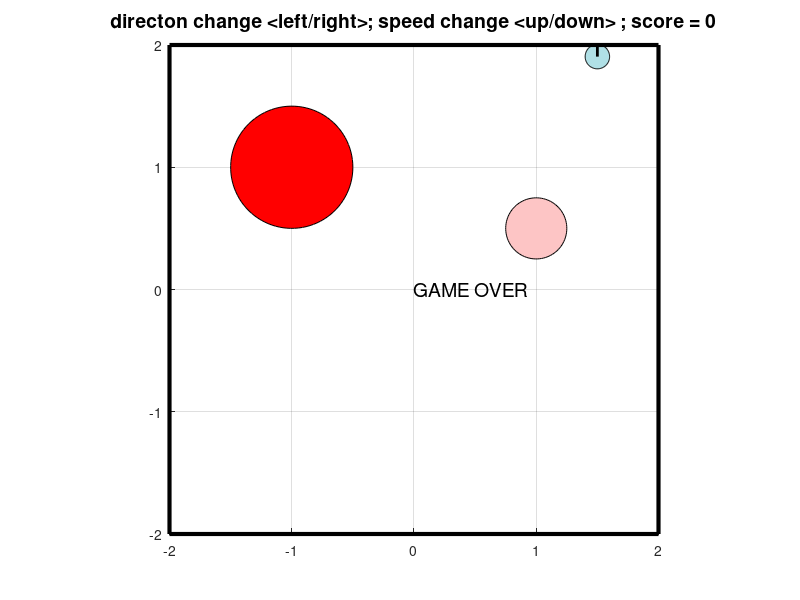

Write the MATLAB code that produced this figure.
function car_game
%Modified the pong code by David Buckingham
%https://www.mathworks.com/matlabcentral/fileexchange/31177-dave-s-matlab-pong

%%%%%% main part of the code %%%
global game_over

close all
initData  %first function, initialize the data variables
initFigure %second function, initialize the figure
while ~game_over %runs till game_over = 1
    moveCar; %second function, compute car movement including collision detection
    refreshPlot; %fourth function, refresh plot based on moveCar
end

%%%%%%%%%%%%%%%%%%%%%%%%%%%%%%%%%%%%%%%%%%%%%%%%%%%%
function initData %first function, initialize the data variables
%%%%%%%%%%%%%%%%%%%%%%%%%%%%%%%%%%%%%%%%%%%%%%%%%%%%
global WALL_X_MIN WALL_X_MAX WALL_Y_MIN WALL_Y_MAX
global SPEED_MAX SPEED_MIN
global DIRECTION_MAX DIRECTION_MIN
global speed direction x y theta
global game_over level
global DT DELAY
global SPEED_INIT DIRECTION_INIT
global R r b
global obstacle_R1 obstacle_x1 obstacle_y1 %one obstacle
global obstacle_R2 obstacle_x2 obstacle_y2 %one obstacle
global obstacle1_visited
global clock_time

[clock_time tf] = clock;
obstacle1_visited = 0;
level = 0;
game_over = 0;
WALL_X_MIN = -2;
WALL_X_MAX = 2;
WALL_Y_MIN = -2;
WALL_Y_MAX = 2;

DIRECTION_MAX =  1.0;
DIRECTION_MIN = -1.0;
SPEED_MAX = 35;
SPEED_MIN = -35;

DT = 0.1; 
DELAY = 0.001;
SPEED_INIT = SPEED_MAX; 
DIRECTION_INIT = 0; 

%%%%%% initialize car settings %%%%%%
speed = 30;
direction = 0;
x = 1.5; 
y = -1.5; 
theta = pi/2;

%%%%%% initialize obstacle settings %%%%%%
obstacle_R1 = 0.25;
obstacle_x1 = 1;
obstacle_y1 = 0.5;

obstacle_R2 = 0.5;
obstacle_x2 = -1;
obstacle_y2 = 1;

r = 0.01; %radius of wheels
b = 0.05; %width of the robot
R = 0.1; %foot print of the robot

%%%%%%%%%%%%%%%%%%%%%%%%%%%%%%%%%%%%%%%%%%%%%%%%%%%%
function initFigure %second function, initialize the figure
%%%%%%%%%%%%%%%%%%%%%%%%%%%%%%%%%%%%%%%%%%%%%%%%%%%%
global WALL_X_MIN WALL_X_MAX WALL_Y_MIN WALL_Y_MAX
global x y theta
global car_anim dir_anim 
global level
global obstacle_R1 obstacle_x1 obstacle_y1
global obstacle_R2 obstacle_x2 obstacle_y2


fig = figure; %initialize the figure
set(fig, 'Resize', 'off'); %do not allow figure to resize
set(fig,'KeyPressFcn',@keyDown); %setkey presses for later
axis('equal');
axis([WALL_X_MIN WALL_X_MAX WALL_Y_MIN WALL_Y_MAX]); %set the size of the board.
axis manual;
grid on;
hold on;
title(['directon change <left/right>; speed change <up/down> ; score = ',num2str(level)],'Fontsize',14);
%set(gca, 'color', 'w', 'YTick', [], 'XTick', []); %remove x and y label
        
[x_robot,y_robot,x_dir,y_dir] = car_coordinates(x,y,theta);

%%%%%%% set the car %%%%%%
light_blue = [176,224,230]/255; %from https://www.rapidtables.com/web/color/blue-color.html
car_anim= patch(x_robot,y_robot,light_blue);  
dir_anim = line(x_dir,y_dir,'Color','black','Linewidth',2);
         
%%%%%%%% set the walls %%%%%%%
line('Xdata',[WALL_X_MIN WALL_X_MIN],'Ydata',[WALL_Y_MIN WALL_Y_MAX],'Color','k','Linewidth',3); %left wall
line('Xdata',[WALL_X_MIN WALL_X_MAX],'Ydata',[WALL_Y_MAX WALL_Y_MAX],'Color','k','Linewidth',3); %top wall
line('Xdata',[WALL_X_MAX WALL_X_MAX],'Ydata',[WALL_Y_MIN WALL_Y_MAX],'Color','k','Linewidth',3); %right wall
line('Xdata',[WALL_X_MIN WALL_X_MAX],'Ydata',[WALL_Y_MIN WALL_Y_MIN],'Color','k','Linewidth',3); %bottom wall

%%%%%% set the obstacles %%%%%
phi = linspace(0,2*pi);
light_red = [253 197 197]/255; %from https://www.rapidtables.com/web/color/RGB_Color.html
patch(obstacle_x1+obstacle_R1*cos(phi),obstacle_y1+obstacle_R1*sin(phi),light_red);
patch(obstacle_x2+obstacle_R2*cos(phi),obstacle_y2+obstacle_R2*sin(phi),'r');


%%%%%%%%%%%%%%%%%%%%%%%%%%%%%%%%%%%%%%%%%%%%%%%%%%%%
function moveCar %third function, compute car movement including collision detection
%%%%%%%%%%%%%%%%%%%%%%%%%%%%%%%%%%%%%%%%%%%%%%%%%%%%
global game_over DT
global WALL_X_MIN WALL_X_MAX WALL_Y_MIN WALL_Y_MAX
global b r R
global speed direction x y theta
global obstacle_R1 obstacle_x1 obstacle_y1
global obstacle_R2 obstacle_x2 obstacle_y2
global level
global obstacle1_visited
global clock_time

rot = [cos(theta) -sin(theta) 0; ...
     sin(theta) cos(theta) 0; ...
     0 0 1];
vel_local = [0.5*r*speed; ...
             0; ...
     0.5*(r/b)*direction];
vel_global = rot*vel_local;

x = x + vel_global(1,1)*DT;
y = y + vel_global(2,1)*DT;
theta = theta + vel_global(3,1)*DT;

old_time = clock_time;
[new_time tf] = clock;
time_elapsed = new_time(6) - old_time(6);
disp(time_elapsed)
%%%%%% set all conditions for game to end %%%%%
dist_robot_obstacle1 = norm([obstacle_x1-x obstacle_y1-y]); %distance between 
dist_robot_obstacle2 = norm([obstacle_x2-x obstacle_y2-y]); %distance between 
                                                            %2 points
if ( dist_robot_obstacle1 <= (obstacle_R1+R) && obstacle1_visited==0)
    obstacle1_visited=1;
    level = level+1;
    title(['directon change <left/right>; speed change <up/down> ; score = ',num2str(level)],'Fontsize',14);
end

if (x<WALL_X_MIN+R || x>WALL_X_MAX-R || ...
    y<WALL_Y_MIN+R || y>WALL_Y_MAX-R || ...
    dist_robot_obstacle2 <= (obstacle_R2+R) || ...
    time_elapsed > 20)
    game_over = 1;
end

%%%%%%%%%%%%%%%%%%%%%%%%%%%%%%%%%%%%%%%%%%%%%%%%%%%%
function refreshPlot %fifth function, refresh plot based on moveCar
%%%%%%%%%%%%%%%%%%%%%%%%%%%%%%%%%%%%%%%%%%%%%%%%%%%%
global WALL_X_MIN WALL_X_MAX WALL_Y_MIN WALL_Y_MAX
global DELAY
global car_anim dir_anim
global x y theta
global game_over

[x_robot,y_robot,x_dir,y_dir] = car_coordinates(x,y,theta);

set(car_anim,'XData', x_robot,'YData',y_robot);
set(dir_anim,'XData', x_dir,'YData',y_dir);

drawnow;
pause(DELAY);  

if (game_over)
    text(mean([WALL_X_MIN WALL_X_MAX]),mean([WALL_Y_MIN WALL_Y_MAX]),'GAME OVER','Fontsize',14);
end


%%%%%%%%%%%%%%%%%%%%%%%%%%%%%%%%%%%%%%%%%%%%%%%%%%%%
function keyDown(src,event) %called from initFigure to take key press to move the paddle
%%%%%%%%%%%%%%%%%%%%%%%%%%%%%%%%%%%%%%%%%%%%%%%%%%%%
global direction speed
global SPEED_MAX SPEED_MIN
global DIRECTION_MAX DIRECTION_MIN

switch event.Key
  case 'rightarrow'
    direction = direction-0.5;
    if (direction<DIRECTION_MIN)
        direction = DIRECTION_MIN;
    end
       
  case 'leftarrow'
    direction = direction+0.5;
    if (direction>DIRECTION_MAX)
        direction = DIRECTION_MAX;
    end
end

switch event.Key
  case 'uparrow'
    speed = speed+5;
    if (speed>SPEED_MAX)
        speed = SPEED_MAX;
    end

  case 'downarrow'
    speed = speed-5;
    if (speed<SPEED_MIN)
        speed = SPEED_MIN;
    end
end

%%%%%%%%%%%%%%%%%%%%%%%%%%%%%%%%%%%%%%%%%%%%%%%%%%%%
function [x_robot,y_robot,x_dir,y_dir] = car_coordinates(x,y,theta)
%%%%%%%%%%%%%%%%%%%%%%%%%%%%%%%%%%%%%%%%%%%%%%%%%%%%

global R 

phi = linspace(0,2*pi);
x_circle = R*cos(phi);
y_circle = R*sin(phi);

x_robot = x + x_circle;
y_robot = y + y_circle;
x_dir = x + [0 R*cos(theta)];
y_dir = y + [0 R*sin(theta)];
        

